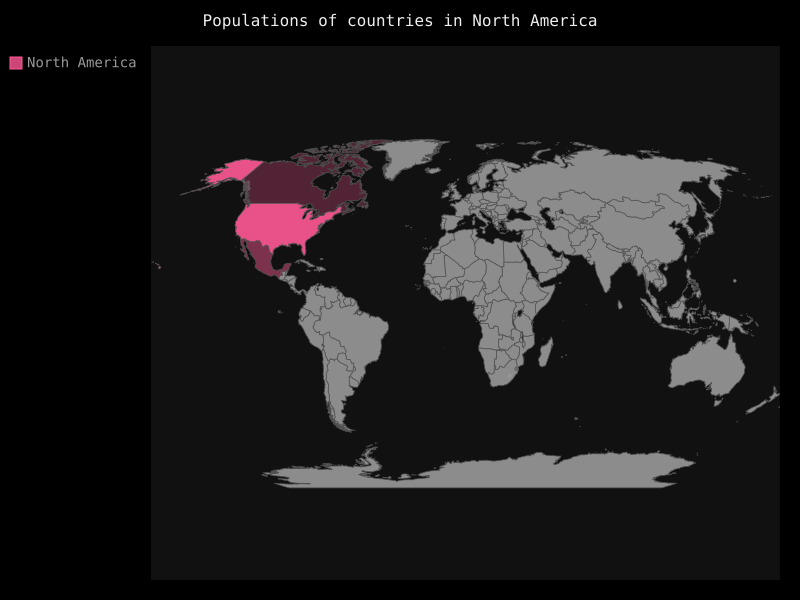

This figure's Python source:
import pygal

wm = pygal.Worldmap()
wm.title = 'Populations of countries in North America'
wm.add('North America',{'ca':34126000,'us':309349000,'mx':113423000})

wm.render_to_file('na_populations.svg')
